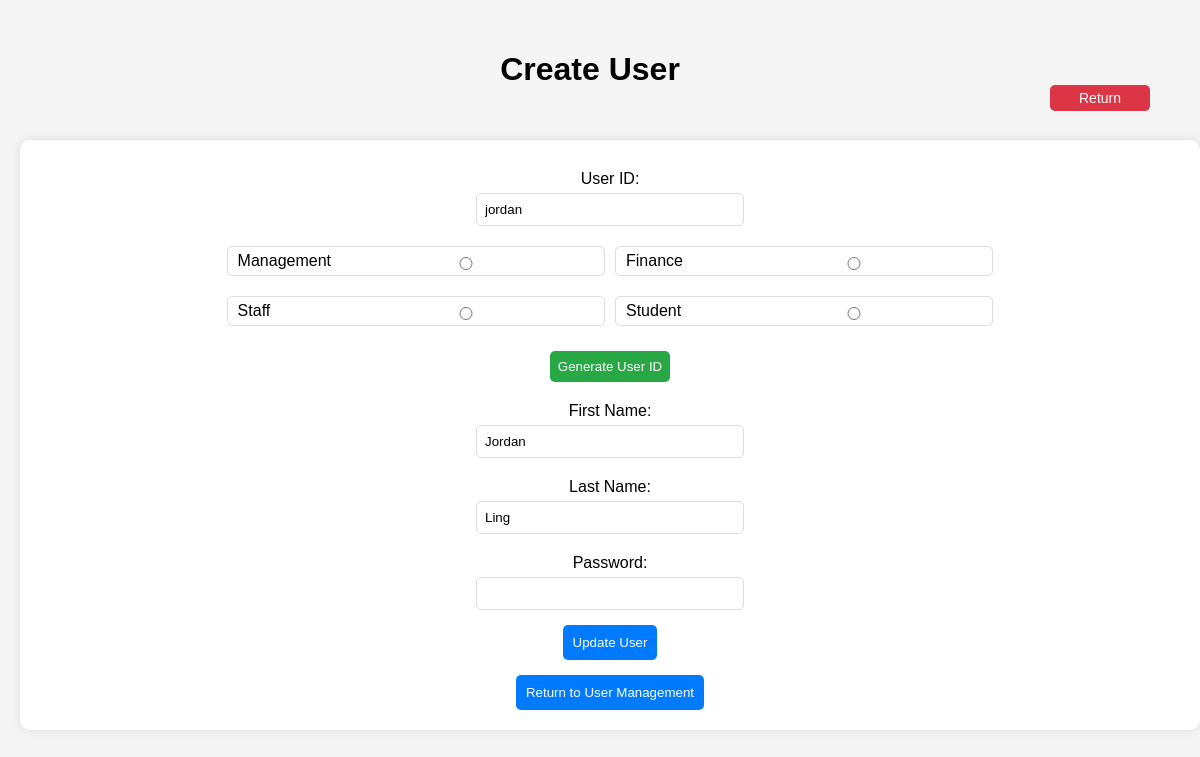
Screenshot of /user_management/edit/jordan/ with the database file from the repository.
### Login/models.py (models this page shows, shortened)
class User(AbstractBaseUser, PermissionsMixin):
    userid = models.CharField(max_length=200, primary_key=True, null=False)
    password = models.CharField(max_length=128, null=False)
    first_name = models.CharField(max_length=30, null=False)
    last_name = models.CharField(max_length=30, null=False)
    is_active = models.BooleanField(default=True)
    is_staff = models.BooleanField(default=False)
    is_superuser = models.BooleanField(default=False)
    last_login = models.DateTimeField(auto_now=True)
    REQUIRED_FIELDS = ['password', 'first_name', 'last_name']
    USERNAME_FIELD = 'userid'
    objects = MyUserManager()

### user_management/views.py (the view)
# urls.py: path('edit/<str:user_id>/', views.edit_user_view, name='edit_user_page'),
def edit_user_view(request, user_id):
    user = get_object_or_404(User, userid=user_id)
    return render(request, 'user_management/create_user_page.html', {'user': user, 'edit_mode': True})

### user_management/templates/user_management/create_user_page.html (shortened to what this page needs)
<!DOCTYPE html>
<html lang="en">
<head>
</head>
<body>
    <div class="top-section">
        <h1>Create User</h1>
        <div>
            <button class="return" onclick="window.location.href='{% url 'user_management' %}'">Return</button>
        </div>
    </div>
    <div class="container">
        <form method="post" action="{% if edit_mode %}{% url 'edit_user_page' user.userid %}{% else %}{% url 'create_user' %}{% endif %}">
            <label for="userid">User ID:</label>
            <input type="text" id="userid" name="userid" required readonly value="{% if edit_mode %}{{ user.userid }}{% endif %}">
            <div class="user-type-selection">
                <label>Management <input type="radio" name="user_type" value="M" {% if edit_mode and user.user_type == "M" %}checked{% endif %}></label>
                <label>Finance <input type="radio" name="user_type" value="F" {% if edit_mode and user.user_type == "F" %}checked{% endif %}></label>
                <label>Staff <input type="radio" name="user_type" value="S" {% if edit_mode and user.user_type == "S" %}checked{% endif %}></label>
                <label>Student <input type="radio" name="user_type" value="U" {% if edit_mode and user.user_type == "U" %}checked{% endif %}></label>
            </div>
            <div class="generate-btn">
                <button type="button" onclick="generateUserID()">Generate User ID</button>
            </div>
            <div class="form-group">
                <label for="first_name">First Name:</label>
                <input type="text" id="first_name" name="first_name" required value="{% if edit_mode %}{{ user.first_name }}{% endif %}">
            </div>
            <div class="form-group">
                <label for="last_name">Last Name:</label>
                <input type="text" id="last_name" name="last_name" required value="{% if edit_mode %}{{ user.last_name }}{% endif %}">
            </div>
            <div class="form-group">
                <label for="password">Password:</label>
                <input type="password" id="password" name="password" {% if not edit_mode %}required{% endif %}>
            </div>
            <button type="submit">{% if edit_mode %}Update User{% else %}Create User{% endif %}</button>
        </form>
        <button onclick="window.location.href='{% url 'user_management' %}'">Return to User Management</button>
    </div>
</body>
</html>

### user_management/templates/user_management/create_user_page.html (style rules this page uses)
body { width: 95%; height: 95%; font-family: Arial, sans-serif; margin: 0; padding: 20px; background-color: #f4f4f4; }
.top-section { display: flex; justify-content: center; align-items: center; padding: 10px; position: relative; }
.top-section .return { position: absolute; right: 10px; }
.return { background-color: #dc3545; color: white; border: none; border-radius: 5px; padding: 5px 10px; cursor: pointer; font-size: 14px; width: 100px; }
.container { background: white; padding: 20px; border-radius: 10px; box-shadow: 0px 0px 10px rgba(0, 0, 0, 0.1); text-align: center; width: 100%; margin-top: 20px; }
form { display: flex; flex-direction: column; align-items: center; }
label { margin-top: 10px; }
input { padding: 8px; margin-top: 5px; width: 250px; border: 1px solid #ddd; border-radius: 5px; }
button { margin-top: 15px; padding: 10px; background-color: #007BFF; color: white; border: none; border-radius: 5px; cursor: pointer; }
.user-type-selection { display: grid; grid-template-columns: repeat(2, 1fr); gap: 10px; justify-content: center; margin-top: 10px; }
.user-type-selection label { display: flex; justify-content: space-between; align-items: center; padding: 5px 10px; background: #fff; border: 1px solid #ddd; border-radius: 5px; cursor: pointer; }
.user-type-selection input { margin-left: 10px; }
.generate-btn { text-align: center; margin-top: 10px; }
.generate-btn button { width: 100%; padding: 8px; background-color: #28a745; color: white; border: none; border-radius: 5px; cursor: pointer; }
.form-group { display: flex; flex-direction: column; margin-top: 10px; }

### rows the page displays
User: userid "jordan", first_name "Jordan", last_name "Ling"
